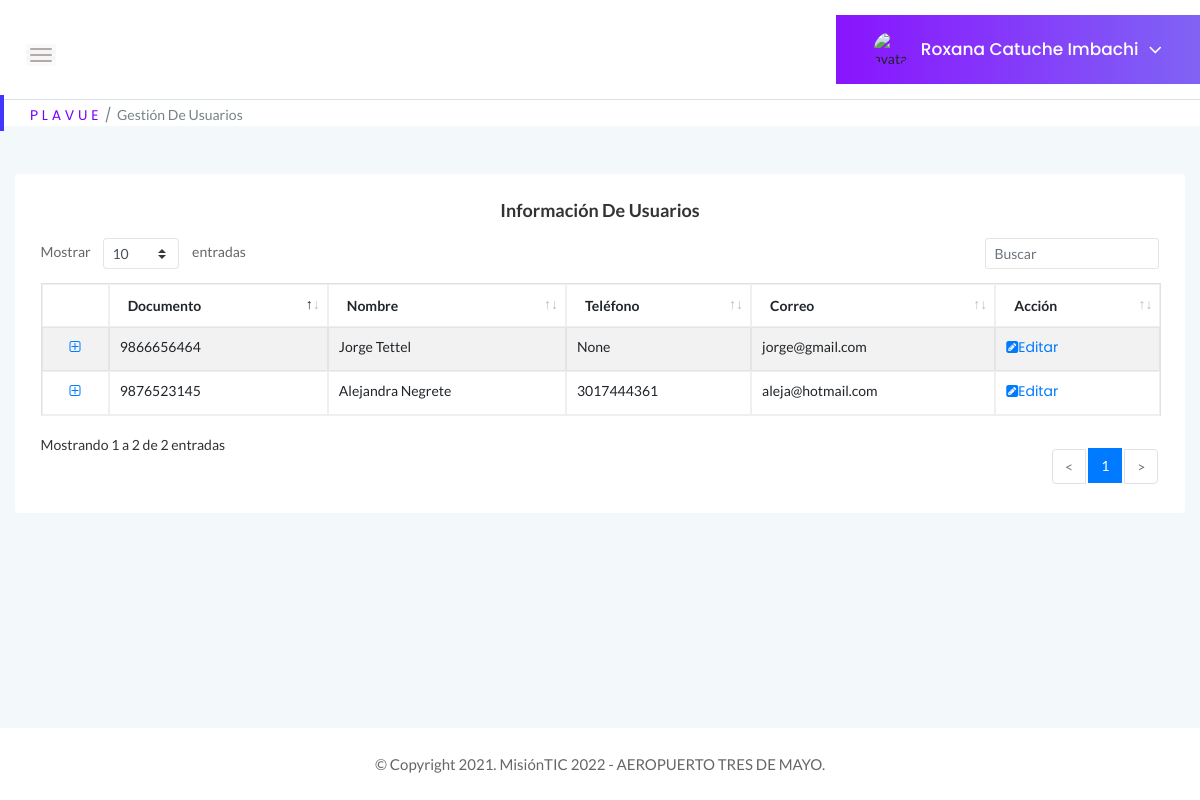
Before: /GestionUsuarios (signed in) with the older database file.
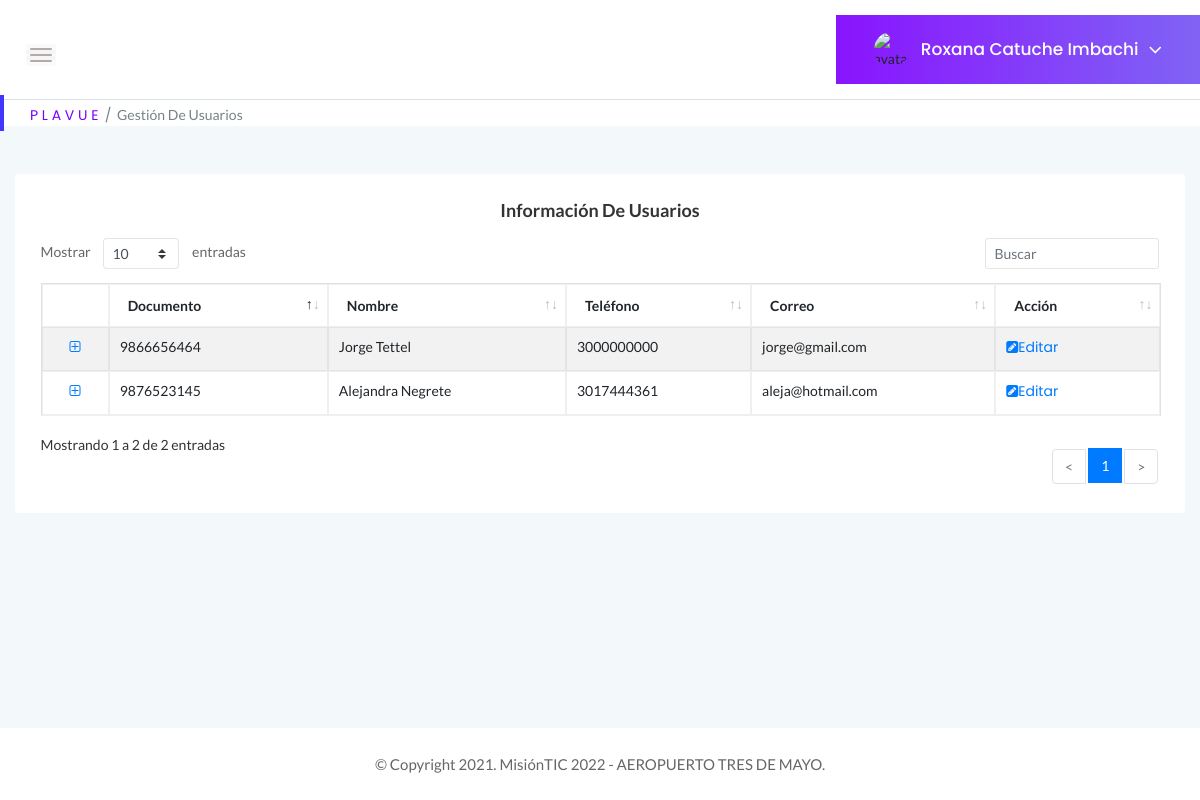
After: the same page with the newer database file.
### tables this page shows
CREATE TABLE Usuarios (Id_usuario BIGINT PRIMARY KEY, Documento BIGINT UNIQUE, tipoDocumento INTEGER REFERENCES tipo_documento (id_documento) ON DELETE RESTRICT ON UPDATE RESTRICT MATCH SIMPLE, contraseña VARCHAR NOT NULL, tipoPerfil INTEGER REFERENCES Perfil (Id_perfil) ON DELETE RESTRICT ON UPDATE RESTRICT, estadoUsuario INTEGER REFERENCES Estado (Id_estado) ON DELETE RESTRICT ON UPDATE RESTRICT, Nombre VARCHAR (100) NOT NULL, correo VARCHAR (100) UNIQUE NOT NULL, fechaNacimiento DATE, sexo INTEGER REFERENCES Genero (Id_genero) ON DELETE RESTRICT ON UPDATE RESTRICT, Celular BIGINT, nacionalidad INTEGER REFERENCES Nacionalidad (Id_pais) ON DELETE RESTRICT ON UPDATE RESTRICT, nombreContacto VARCHAR (100), numeroContacto BIGINT, foto VARCHAR (5000));

### app.py (the view)
@app.route("/GestionUsuarios", methods=["GET"])
def Gestion_Usuarios():
    if "usuario" in session:
        if request.method == "GET":
            tipoPerfil = 3
            try:
                with sqlite3.connect("Plavue.db") as con:
                    con.row_factory = sqlite3.Row
                    cur = con.cursor()
                    cur.execute("SELECT * FROM Usuarios WHERE correo = ?", [session["usuario"]])
                    query = cur.fetchone()
                with sqlite3.connect("Plavue.db") as con1:
                    con1.row_factory = sqlite3.Row
                    cur1 = con1.cursor()
                    cur1.execute("SELECT * FROM Usuarios WHERE tipoPerfil =? ", [tipoPerfil])
                    query2 = cur1.fetchall()
                    if query2 is None:
                        return "Usuario no existe!"
                return render_template("GestionUsuarios.html", perfil = query, tabla = query2)
            except Error as er:
                print('SQLite error: %s' % (' '.join(er.args)))
                print('SQLite traceback: ')
        return render_template('GestionUsuarios.html')
    return render_template("Login.html")

### templates/GestionUsuarios.html (shortened to what the changed rows need)
<!doctype html>
<html class="no-js" lang="es">
<head>
        <link rel="stylesheet" href="{{ url_for('static', filename='css/bootstrap.min.css') }}">
        <link rel="stylesheet" href="{{ url_for('static', filename='css/font-awesome.min.css') }}">
        <link rel="stylesheet" href="{{ url_for('static', filename='css/themify-icons.css') }}">
        <link rel="stylesheet" href="{{ url_for('static', filename='css/metisMenu.css') }}">
        <link rel="stylesheet" href="{{ url_for('static', filename='css/owl.carousel.min.css') }}">
        <link rel="stylesheet" href="{{ url_for('static', filename='css/slicknav.min.css') }}">
        <link rel="stylesheet" href="https://www.amcharts.com/lib/3/plugins/export/export.css" type="text/css" media="all" />
        <link rel="stylesheet" type="text/css" href="{{ url_for('static', filename='css/tables/jquery.dataTables.css') }}">
        <link rel="stylesheet" type="text/css" href="{{ url_for('static', filename='css/tables/dataTables.bootstrap4.min.css') }}">
        <link rel="stylesheet" type="text/css" href="{{ url_for('static', filename='css/tables/responsive.bootstrap.min.css') }}">
        <link rel="stylesheet" type="text/css" href="{{ url_for('static', filename='css/tables/responsive.jqueryui.min.css') }}">
        <link rel="stylesheet" href="{{ url_for('static', filename='css/typography.css') }}">
        <link rel="stylesheet" href="{{ url_for('static', filename='css/default-css.css') }}">
        <link rel="stylesheet" href="{{ url_for('static', filename='css/styles.css') }}">
        <link rel="stylesheet" href="{{ url_for('static', filename='css/responsive.css') }}">
        <link rel="stylesheet" href="{{ url_for('static', filename='js/vendor/select2.css') }}">
</head>
<body>
    <div class="page-container">
        <div class="main-content">
            <div class="body main-content-inner">
                <div class="row">
                    <div class="col-12 mt-5">
                        <div class="card">
                            <div class="card-body">
                                <section class="panel">
                                    <div class="panel-body">
                                        <table class="table table-bordered table-striped mb-none" id="datatable-gestionusuarios" data-swf-path="static/vendor/jquery-datatables/extras/TableTools/swf/copy_csv_xls_pdf.swf">
                                            <thead>
                                                <tr>
                                                    <th>Documento</th>
                                                    <th>Nombre</th>
                                                    <th>Teléfono</th>
                                                    <th>Correo</th>
                                                    <th>Acción</th>
                                                </tr>
                                            </thead>
                                            <tbody>
                                                {% for r in tabla %}
                                                <tr class="gradeX">
                                                    <td>{{ r ['Documento'] }}</td>
                                                    <td>{{ r ['Nombre'] }}</td>
                                                    <td>{{ r ['Celular']}}</td>
                                                    <td class="center">{{ r ['Correo' ]}}</td>
                                                    <td class="center"><div ><a href="../EditarUsuario/{{r ['Correo']}}"><i
                                                        class="fa fa-pencil-square"></i>Editar</a></div></td>
                                                </tr>
                                                {% endfor %}
                                            </tbody>
                                        </table>
                                    </div>
                            </div>
                        </div>
                    </div>
                </div>
            </div>
        </div>
    </div>
</body>
</html>

Changed rows visible on the page:
changed Usuarios "Jorge Tettel": Celular "None" → "3000000000"
